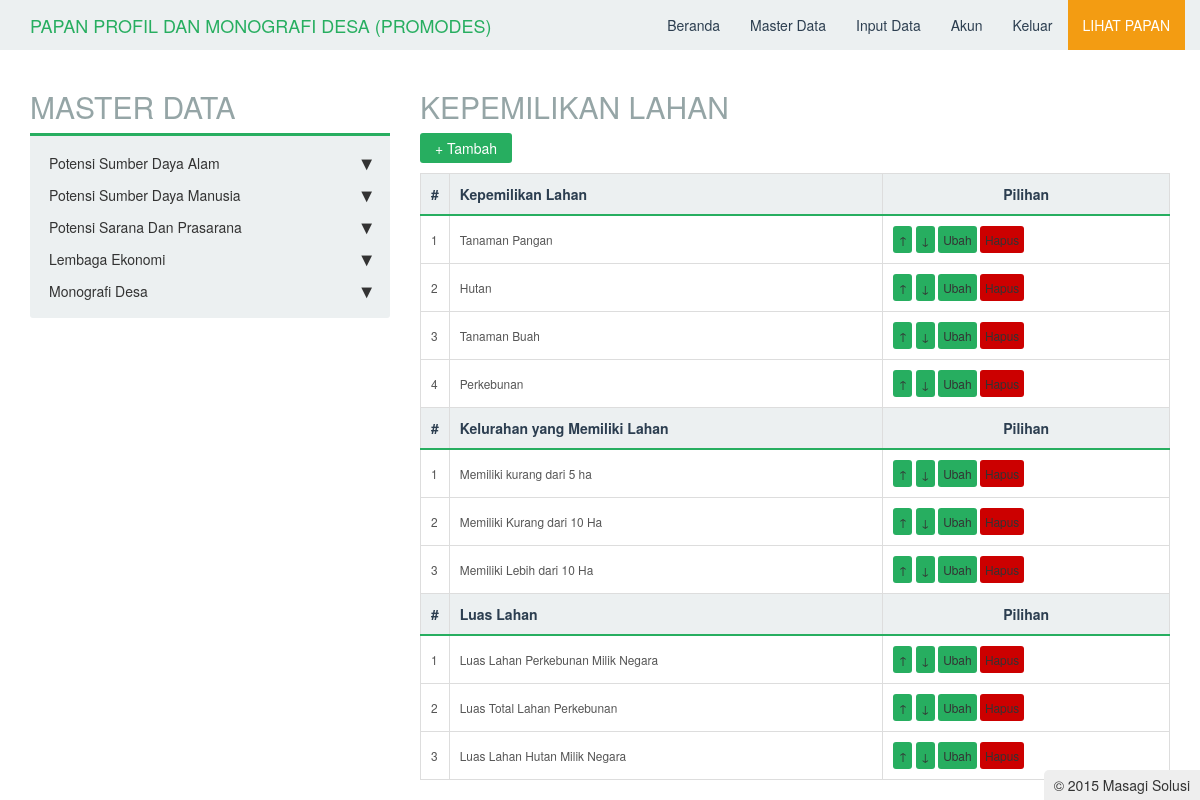
/master/potensi_sda/pertanian_perkebunan_kehutanan/kepemilikan_lahan/master.php (signed in), run on the app's committed database.
### tables this page shows
CREATE TABLE IF NOT EXISTS `tbkepemilikan_lahan` (
  `id` int(11) NOT NULL AUTO_INCREMENT,
  `nama` varchar(225) NOT NULL,
  `tipe` int(11) NOT NULL,
  `posisi` int(11) NOT NULL,
  PRIMARY KEY (`id`)
);

### master/potensi_sda/pertanian_perkebunan_kehutanan/kepemilikan_lahan/master.php (the view, shortened to what this page needs)
<?php
include_once "../../../../functions/urut.php";
include "../../../../master/header.php";
echo "<h2>KEPEMILIKAN LAHAN</h2>";
$mod = $_GET['mod'];
if($mod == "tambah"){
    if(isset($_POST['simpan'])){
        $nama = $_POST['nama'];
        $tipe = $_POST['tipe'];
        $s = mysql_query("select max(posisi) as urut from tbkepemilikan_lahan where tipe = '$tipe'");
        $d = mysql_fetch_array($s);
        $posisi  = $d['urut']+1;
        for($i = 0;$i < sizeof($nama);$i++){
           if($nama[$i] != ""){
               $q = mysql_query("insert into tbkepemilikan_lahan(nama,tipe,posisi) values('".mysql_real_escape_string($nama[$i])."','$tipe','".($posisi+$i)."')");
           }
        }
        if($q){
            echo "<script>window.location='master.php';</script>";
        }
    }
    echo "<link rel='stylesheet' type='text/css' href='../../../../lib/css/table2.css'/>";
?>
<script type="text/javascript" src="../../../../lib/js/jquery-1.9.1.min.js"></script>
<script type="text/javascript">
$(document).ready(function(){
    var count = 0;
    $nama = $("#nama");
    $add = $("#add");
    $add.click(function(e){
        var countNext = count+1;
        $("#input"+count).append("<div>&nbsp;&nbsp;<input type='text' name='nama[]' id='nama"+count+"'/><div id='input"+countNext+"'></div></div>");
        $("#nama"+count).focus();
        count++;
    });
});
</script>
<form method="post">
    <table>
        <tr>
            <td>Tipe Kategori</td>
            <td> : <select name='tipe' required>
                    <option value=''>- Pilih Tipe -</option>
                    <option value='1'>Kepemilikan Lahan</option>
                    <option value='2'>Kelurahan yang Memiliki lahan</option>
                    <option value='3'>Luas Lahan</option>
                </select>
            </td>
        </tr>
        <tr>
            <td>Nama Kategori</td>
            <td id='nama'><div id='input0'> : <input type='text' name='nama[]' id='nama' required/><a class='btn' href='#' id='add'>+</a></div></td>
        </tr>
        <tr>
            <td></td>
            <td><input type='submit' name='simpan' value='Tambah'></td>
        </tr>
    </table>
</form>
<?php
}
else if($mod == "hapus"){
    $id = abs((int)$_GET['id']);
    $q = mysql_query("delete from tbkepemilikan_lahan where id='$id'");
    if($q){
        echo "<script>window.location='master.php';</script>";
    }
}
else
{
    echo "<link rel='stylesheet' type='text/css' href='../../../../lib/css/table.css'/>";
    echo "<input type='reset' onclick=\"window.location='?mod=tambah';\" value='+ Tambah'/>";
    echo "<table>
            <tr>
                <th>#</th>
                <th align=left>Kepemilikan Lahan</th>
                <th>Pilihan</th>
            </tr>";
    $n1 = 1;
    $s1= mysql_query("select * from tbkepemilikan_lahan where tipe='1' order by posisi asc");
    while($d1 = mysql_fetch_array($s1)){
        echo "<tr>
                <td>$n1</td>
                <td>$d1[nama]</td>
                <td><a class='edit' href='?mod=urut&id=$d1[id]&tipe=1&posisi=up'>&#8593;</a> <a class='edit' href='?mod=urut&id=$d1[id]&tipe=1&posisi=down'>&#8595;</a> <a class='edit' href='?mod=ubah&id=$d1[id]'>Ubah</a> <a class='del' href='#' onclick='confirmDelete(\"?mod=hapus&id=$d1[id]\");'>Hapus</a></td>
            </tr>";
        $n1++;
    }
    echo "<tr>
            <th>#</th>
            <th align=left>Kelurahan yang Memiliki Lahan</th>
            <th>Pilihan</th>
        </tr>";
    $n2 = 1;
    $s2= mysql_query("select * from tbkepemilikan_lahan where tipe='2' order by posisi asc");
    while($d2 = mysql_fetch_array($s2)){
        echo "<tr>
                <td>$n2</td>
                <td>$d2[nama]</td>
                <td><a class='edit' href='?mod=urut&id=$d2[id]&tipe=2&posisi=up'>&#8593;</a> <a class='edit' href='?mod=urut&id=$d2[id]&tipe=2&posisi=down'>&#8595;</a> <a class='edit' href='?mod=ubah&id=$d2[id]'>Ubah</a> <a class='del' href='#' onclick ='confirmDelete(\"?mod=hapus&id=$d2[id]\");'>Hapus</a></td>
            </tr>";
        $n2++;
    }
    echo "<tr>
            <th>#</th>
            <th align=left>Luas Lahan</th>
            <th>Pilihan</th>
        </tr>";
    $n3 = 1;
    $s3= mysql_query("select * from tbkepemilikan_lahan where tipe='3' order by posisi asc");
    while($d3 = mysql_fetch_array($s3)){
        echo "<tr>
                <td>$n3</td>
                <td>$d3[nama]</td>
                <td><a class='edit' href='?mod=urut&id=$d3[id]&tipe=3&posisi=up'>&#8593;</a> <a class='edit' href='?mod=urut&id=$d3[id]&tipe=3&posisi=down'>&#8595;</a> <a class='edit' href='?mod=ubah&id=$d3[id]'>Ubah</a> <a class='del' href='#' onclick='confirmDelete(\"?mod=hapus&id=$d3[id]\");'>Hapus</a></td>
            </tr>";
        $n3++;
    }
    echo "</table>";
}
include "../../../../master/footer.php";
?>

### data on the page
tbkepemilikan_lahan: nama "Tanaman Pangan"
tbkepemilikan_lahan: nama "Hutan"
tbkepemilikan_lahan: nama "Tanaman Buah"
tbkepemilikan_lahan: nama "Perkebunan"
tbkepemilikan_lahan: nama "Memiliki kurang dari 5 ha"
tbkepemilikan_lahan: nama "Memiliki Kurang dari 10 Ha"
tbkepemilikan_lahan: nama "Memiliki Lebih dari 10 Ha"
tbkepemilikan_lahan: nama "Luas Lahan Perkebunan Milik Negara"
tbkepemilikan_lahan: nama "Luas Total Lahan Perkebunan"
tbkepemilikan_lahan: nama "Luas Lahan Hutan Milik Negara"
